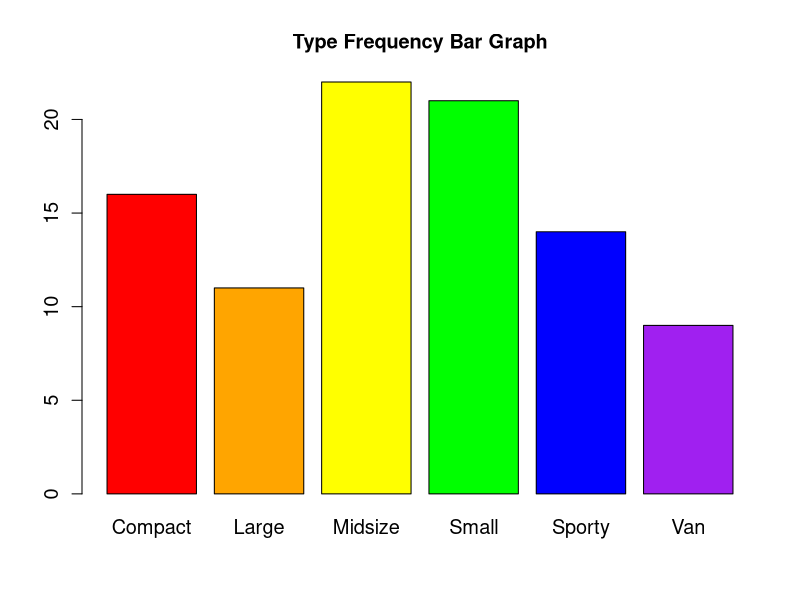
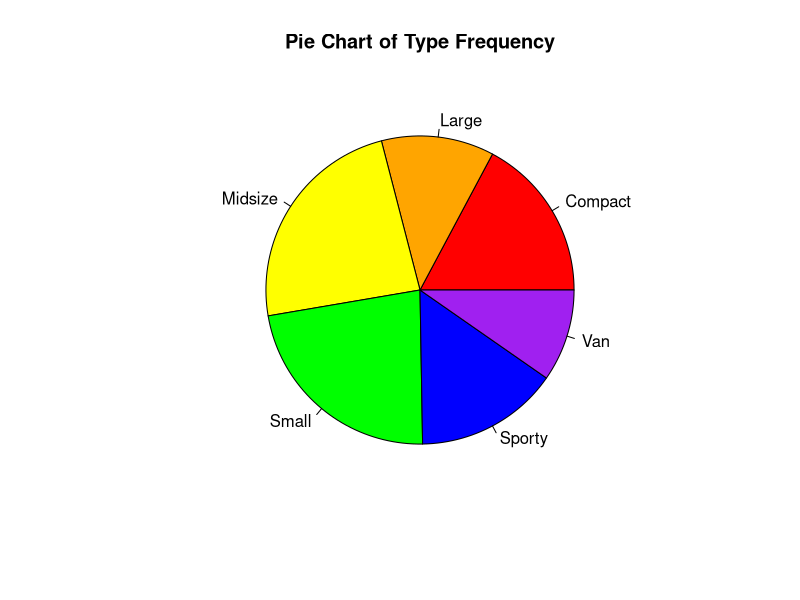
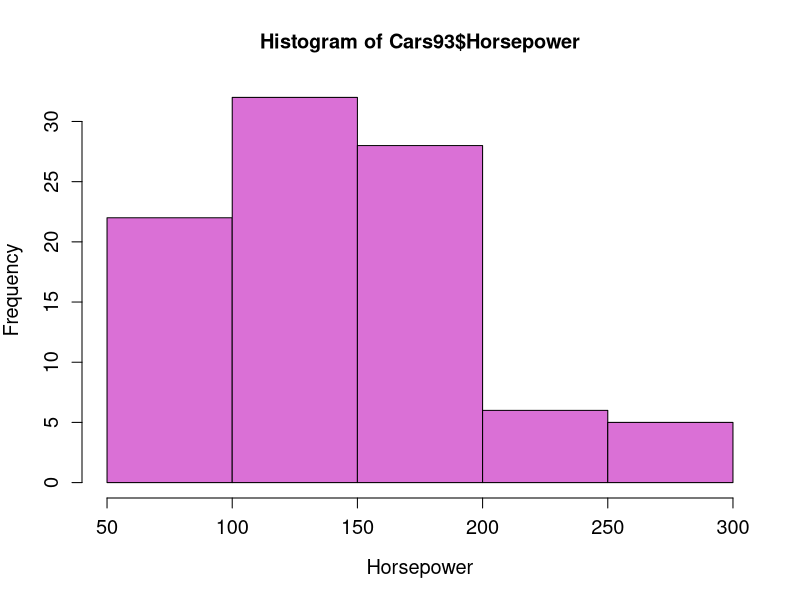
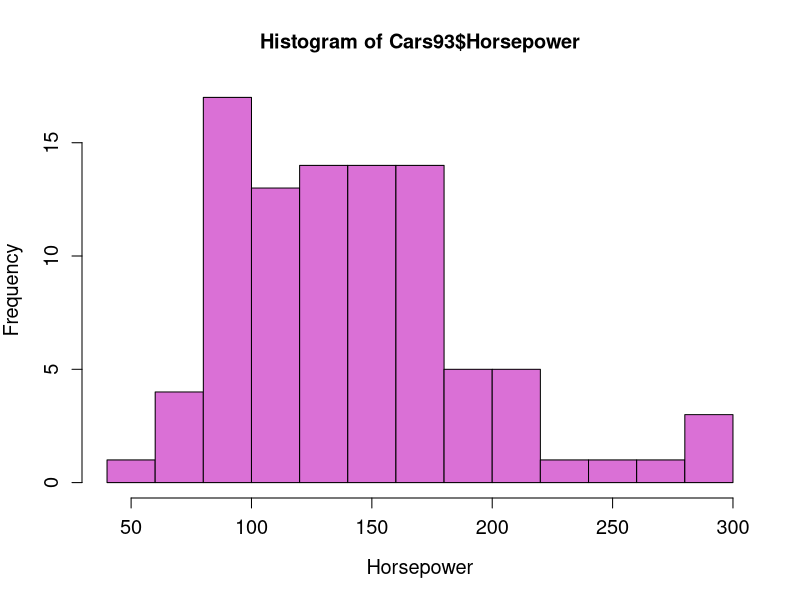
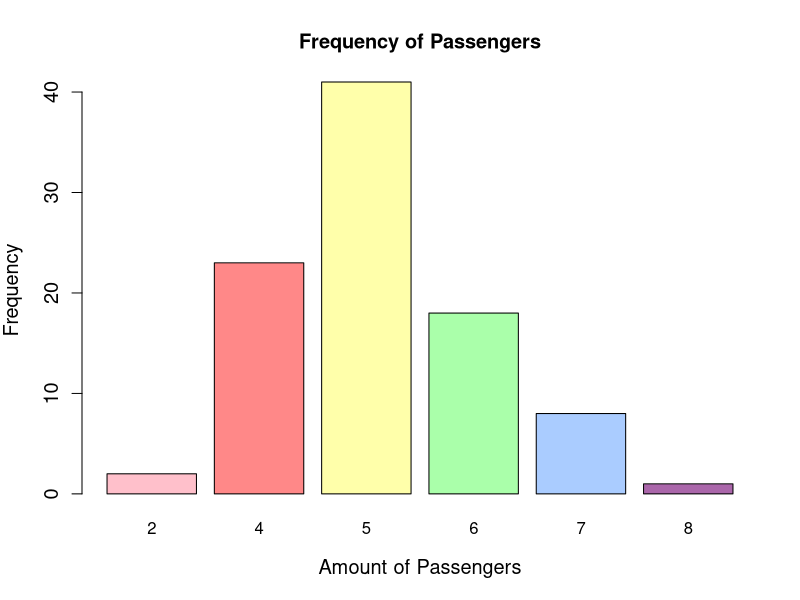
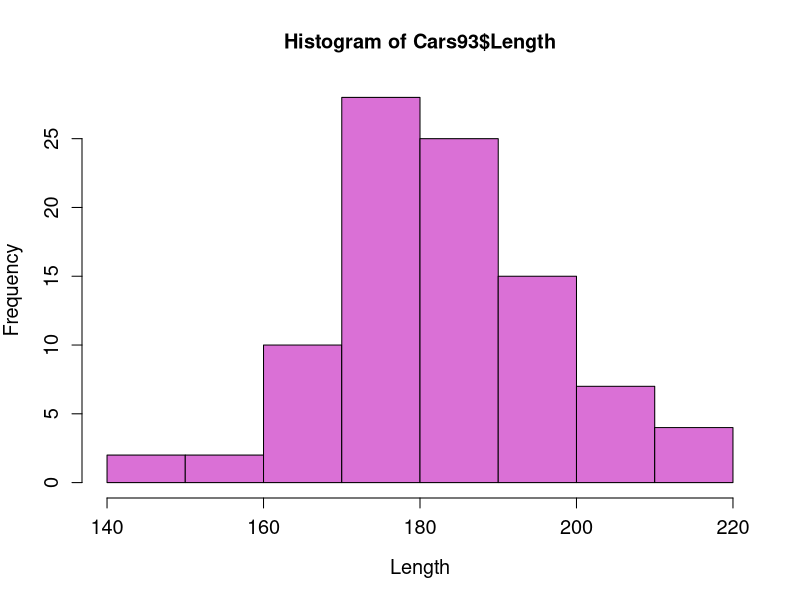

Reproduce these figures in R, in order.
## ---- chunk 1
# Your code goes here
## ---- chunk 2
library(MASS)
data(Cars93)
## ---- chunk 3
head(Cars93)
## ---- chunk 4
#Creating a frequency table
type_frequency <- table(Cars93$Type)

#Finding the length of that table to make relative frequency easier
type_length <- length(Cars93$Type)

#Finding the relative frequency table
type_percent_frequency <- round(type_frequency/type_length, 3)
## ---- chunk 5
barplot(type_frequency, 
        col = c("red", "orange", "yellow", "green", "blue", "purple"), 
        main = "Type Frequency Bar Graph", cex.axis = 1.2, 
        cex.names = 1.2, cex.main = 1.2)
## ---- chunk 6
pie(type_frequency, main = "Pie Chart of Type Frequency", 
    cex.axis = 1.2, cex.lab = 1.2, cex.main = 1.2, 
    col = c("red", "orange", "yellow", "green", "blue", "purple"))
## ---- chunk 7
#Create horsepower histogram
hist(Cars93$Horsepower, col = "orchid", xlab = "Horsepower", 
          cex.lab = 1.2, cex.axis = 1.2,  cex.main = 1.2)
## ---- chunk 8
#Create basically the same histogram and tweak the bin width
hist(Cars93$Horsepower, col = "orchid", xlab = "Horsepower", 
          cex.lab = 1.2, cex.axis = 1.2, cex.main = 1.2, breaks = 10)
## ---- chunk 9
#Find the length of the horsepower data
horsepower_length <- length(Cars93$Horsepower)

#Find the square root of the length
horsepower_ideal_classes <- round(sqrt(horsepower_length))

horsepower_ideal_classes

#Since horsepower ideal classes = 10, and when binwidth = 25 you have 11 bins, when binwidth = 50 you have 6 bins. Therefore the second histogram most closely follows the correct rule of thumb.
## ---- chunk 10
#Print Passengers
Cars93$Passengers

#It is a numerical discrete variable. It's a bad idea to make this variable into a histogram because you won't need to sort them into ranges both because they're integers and the width of the possible values isn't large enough to warrant using a histogram.
## ---- chunk 11
#I'll make a table to sort things out a bit easier when I get to making the bar plot
passenger_frequency <- table(Cars93$Passengers)

#A bar graph is better, so I'll make that.
barplot(passenger_frequency, main = "Frequency of Passengers", 
        xlab = "Amount of Passengers", ylab = "Frequency", 
        col = c("pink", "#ff8888", "#ffffaa", "#aaffaa", "#aaccff", "#aa66aa"), 
        cex.axis = 1.2, cex.lab = 1.2, cex.main = 1.2)

# This bar plot should show the frequency of cars that carry 1 and 3 passengers as 0 (-2)
## ---- chunk 12
hist(Cars93$Length, col = "orchid", xlab = "Length", 
          cex.lab = 1.2, cex.axis = 1.2,  cex.main = 1.2)
## ---- chunk 13
#What is the mean?
mean(Cars93$Length)
#I think that 183.2043 makes sense, this is around the mid point of the histogram and is also where the graph has the highest frequency

#What is the median?
median(Cars93$Length)
#The median is just 183, which also makes sense, that's around the middle, and the mode, plus it's only a little smaller than what the mean is so it helps the belief that the data is normally distributed.
